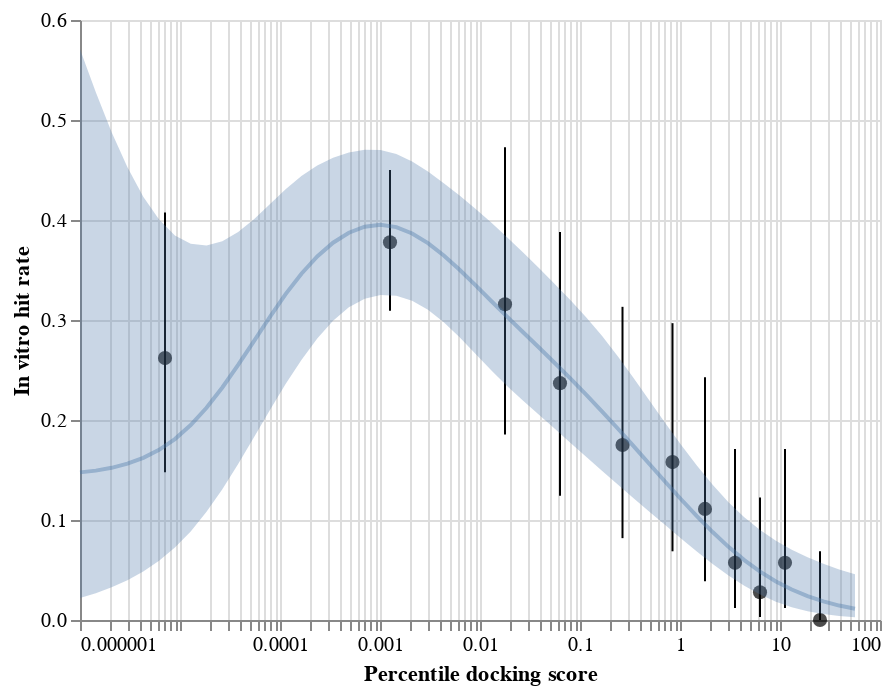

The code cell stored with this chart in its notebook:
### Code cell
points+errorbars+ch+ci

### Figure 1 — Vega-Lite specification as saved in the notebook (floating-point values rounded to 4 significant figures)
{"config": {"view": {"continuousWidth": 400, "continuousHeight": 300}}, "layer": [{"mark": {"type": "point", "color": "black", "filled": true, "size": 50}, "encoding": {"x": {"type": "quantitative", "field": "x", "scale": {"type": "log"}}, "y": {"type": "quantitative", "field": "y", "title": "In vitro hit rate"}}}, {"mark": "errorbar", "encoding": {"x": {"type": "quantitative", "field": "x", "scale": {"type": "log"}}, "y": {"type": "quantitative", "field": "y1", "title": "In vitro hit rate"}, "y2": {"field": "y2"}}}, {"data": {"name": "data-0a9199b3b6029de369832c65befa7806"}, "mark": {"type": "line", "opacity": 0.4}, "encoding": {"x": {"type": "quantitative", "field": "x", "scale": {"type": "log"}, "title": "Percentile docking score"}, "y": {"type": "quantitative", "field": "y", "title": "In vitro hit rate"}}}, {"data": {"name": "data-0a9199b3b6029de369832c65befa7806"}, "mark": {"type": "area", "opacity": 0.3}, "encoding": {"x": {"type": "quantitative", "field": "x", "scale": {"type": "log"}}, "y": {"type": "quantitative", "field": "y1", "title": "In vitro hit rate"}, "y2": {"field": "y2"}}}], "data": {"name": "data-276a22f1afe3af59fb2db822513910cf"}, "$schema": "https://vega.github.io/schema/vega-lite/v4.8.1.json", "datasets": {"data-276a22f1afe3af59fb2db822513910cf": [{"x": 7.079e-06, "y": 0.2619, "y1": 0.1478, "y2": 0.4075}, {"x": 0.001259, "y": 0.3778, "y1": 0.3094, "y2": 0.4501}, {"x": 0.01778, "y": 0.3158, "y1": 0.1856, "y2": 0.4728}, {"x": 0.0631, "y": 0.2368, "y1": 0.1242, "y2": 0.3879}, {"x": 0.2661, "y": 0.175, "y1": 0.08185, "y2": 0.3132}, {"x": 0.8414, "y": 0.1579, "y1": 0.0687, "y2": 0.2968}, {"x": 1.778, "y": 0.1111, "y1": 0.03869, "y2": 0.2429}, {"x": 3.548, "y": 0.05714, "y1": 0.01206, "y2": 0.1709}, {"x": 6.31, "y": 0.02778, "y1": 0.003014, "y2": 0.1226}, {"x": 11.22, "y": 0.05714, "y1": 0.01206, "y2": 0.1709}, {"x": 25.12, "y": 0.0, "y1": 1.393e-05, "y2": 0.06878}], "data-0a9199b3b6029de369832c65befa7806": [{"x": 1e-06, "y": 0.1476, "y1": 0.02206, "y2": 0.5707}, {"x": 1.439e-06, "y": 0.1494, "y1": 0.02686, "y2": 0.5277}, {"x": 2.072e-06, "y": 0.1522, "y1": 0.03272, "y2": 0.4878}, {"x": 2.982e-06, "y": 0.1563, "y1": 0.03986, "y2": 0.4526}, {"x": 4.292e-06, "y": 0.1622, "y1": 0.04858, "y2": 0.4232}, {"x": 6.178e-06, "y": 0.1702, "y1": 0.05927, "y2": 0.4004}, {"x": 8.892e-06, "y": 0.1809, "y1": 0.07241, "y2": 0.3846}, {"x": 1.28e-05, "y": 0.1949, "y1": 0.0886, "y2": 0.3762}, {"x": 1.842e-05, "y": 0.2123, "y1": 0.1081, "y2": 0.3746}, {"x": 2.651e-05, "y": 0.2325, "y1": 0.1308, "y2": 0.3789}, {"x": 3.816e-05, "y": 0.255, "y1": 0.156, "y2": 0.388}, {"x": 5.493e-05, "y": 0.2789, "y1": 0.1828, "y2": 0.4008}, {"x": 7.906e-05, "y": 0.303, "y1": 0.2098, "y2": 0.4158}, {"x": 0.0001138, "y": 0.3259, "y1": 0.2359, "y2": 0.4308}, {"x": 0.0001638, "y": 0.3463, "y1": 0.2601, "y2": 0.444}, {"x": 0.0002357, "y": 0.3635, "y1": 0.2814, "y2": 0.4545}, {"x": 0.0003393, "y": 0.3773, "y1": 0.2992, "y2": 0.4623}, {"x": 0.0004884, "y": 0.3873, "y1": 0.3126, "y2": 0.4676}, {"x": 0.000703, "y": 0.3933, "y1": 0.3213, "y2": 0.4703}, {"x": 0.001012, "y": 0.3952, "y1": 0.3251, "y2": 0.4699}, {"x": 0.001456, "y": 0.3929, "y1": 0.3243, "y2": 0.466}, {"x": 0.002096, "y": 0.3866, "y1": 0.3192, "y2": 0.4585}, {"x": 0.003017, "y": 0.3768, "y1": 0.3102, "y2": 0.4485}, {"x": 0.004343, "y": 0.3645, "y1": 0.2978, "y2": 0.4369}, {"x": 0.006251, "y": 0.3503, "y1": 0.2827, "y2": 0.4244}, {"x": 0.008997, "y": 0.3348, "y1": 0.2662, "y2": 0.4112}, {"x": 0.01295, "y": 0.319, "y1": 0.2496, "y2": 0.3974}, {"x": 0.01864, "y": 0.3033, "y1": 0.234, "y2": 0.3828}, {"x": 0.02683, "y": 0.288, "y1": 0.2195, "y2": 0.3677}, {"x": 0.03861, "y": 0.2727, "y1": 0.2055, "y2": 0.3522}, {"x": 0.05558, "y": 0.2573, "y1": 0.1915, "y2": 0.3364}, {"x": 0.07999, "y": 0.2416, "y1": 0.1773, "y2": 0.3201}, {"x": 0.1151, "y": 0.2254, "y1": 0.1632, "y2": 0.3028}, {"x": 0.1657, "y": 0.2087, "y1": 0.1491, "y2": 0.2842}, {"x": 0.2385, "y": 0.1915, "y1": 0.1354, "y2": 0.2637}, {"x": 0.3433, "y": 0.1739, "y1": 0.1218, "y2": 0.242}, {"x": 0.4942, "y": 0.156, "y1": 0.1084, "y2": 0.2195}, {"x": 0.7113, "y": 0.1382, "y1": 0.09489, "y2": 0.1971}, {"x": 1.024, "y": 0.1208, "y1": 0.08155, "y2": 0.1753}, {"x": 1.474, "y": 0.1039, "y1": 0.06853, "y2": 0.1545}, {"x": 2.121, "y": 0.08794, "y1": 0.0561, "y2": 0.1353}, {"x": 3.053, "y": 0.07315, "y1": 0.04456, "y2": 0.1178}, {"x": 4.394, "y": 0.05989, "y1": 0.03425, "y2": 0.1027}, {"x": 6.324, "y": 0.04835, "y1": 0.02546, "y2": 0.08993}, {"x": 9.103, "y": 0.03856, "y1": 0.01835, "y2": 0.07924}, {"x": 13.1, "y": 0.03044, "y1": 0.01287, "y2": 0.07028}, {"x": 18.86, "y": 0.02384, "y1": 0.008837, "y2": 0.0627}, {"x": 27.14, "y": 0.01856, "y1": 0.00597, "y2": 0.05621}, {"x": 39.07, "y": 0.01442, "y1": 0.004001, "y2": 0.05062}, {"x": 56.23, "y": 0.0112, "y1": 0.002669, "y2": 0.04574}]}}
